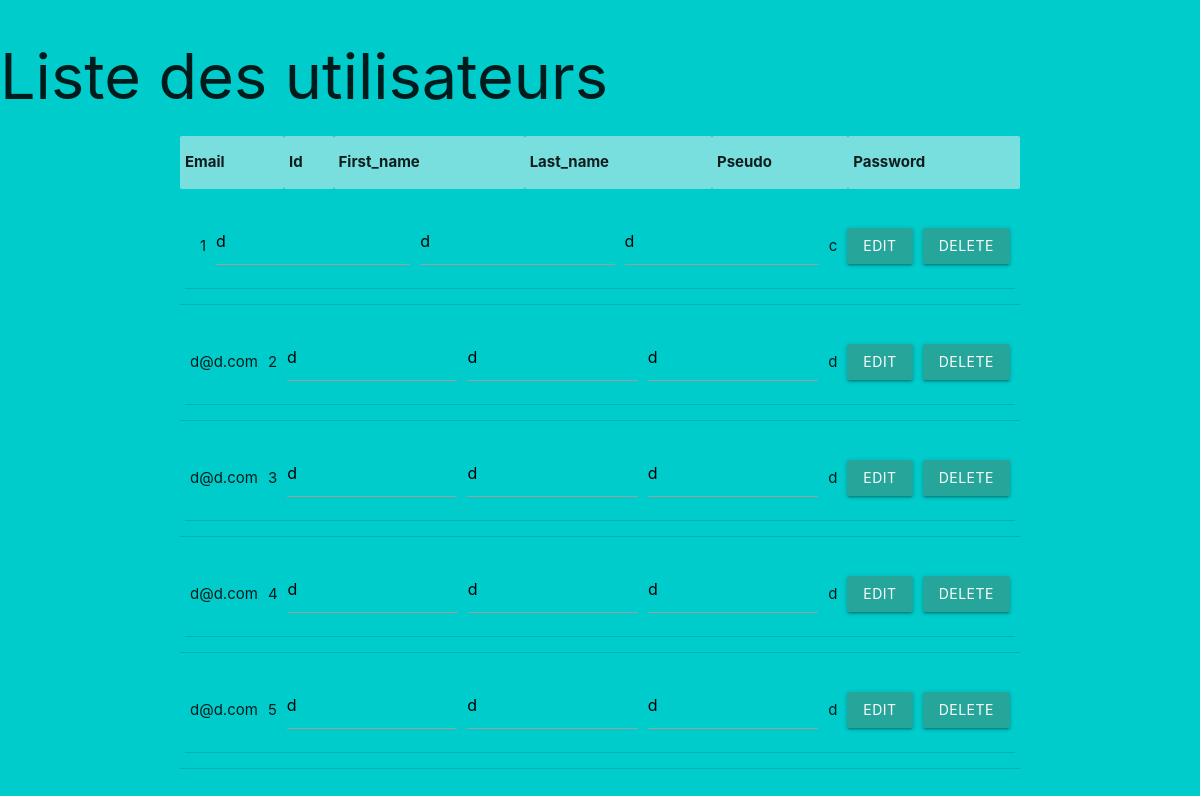
Page /member_list.php on the committed database.
### tables this page shows
CREATE TABLE IF NOT EXISTS `users` (
  `id` int NOT NULL AUTO_INCREMENT,
  `admin` tinyint NOT NULL,
  `email` varchar(255) NOT NULL,
  `first_name` varchar(40) NOT NULL,
  `last_name` varchar(40) NOT NULL,
  `pseudo` varchar(40) NOT NULL,
  `password` varchar(40) NOT NULL,
  PRIMARY KEY (`id`)
);

### member_list.php (the view, shortened to what this page needs)
<!DOCTYPE html>
<html lang="en">
<head>
<?php
require_once 'requires/head.php';
?>
</head>
<body>
<?php require_once './process/config.php'; ?>
<h1>Liste des utilisateurs</h1>
<div class="container">
          <table class="responsive-table">
            <tbody>
                <?php
                    $query = $pdo->prepare("SELECT * FROM users ORDER BY id asc");
                    $query->execute();
                    echo "<table id='user' class='table table-bordered striped'>
                          <tr>
                          <th>Email</th>
                          <th>Id</th>
                          <th>First_name</th>
                          <th>Last_name</th>
                          <th>Pseudo</th>
                          <th>Password</th>
                          </tr>
                          </table>
                          <table>";
                    while ($data = $query->fetch(PDO::FETCH_ASSOC)) {
                        $email = $data['email'];
                        $id = $data['id'];
                        $first_name = $data['first_name'];
                        $last_name = $data['last_name'];
                        $pseudo = $data['pseudo'];
                        $password = $data['password'];
               { echo "
                     <tr>
                      <td>
                        <form action='process/edit_user.php' method='post'>
                          <table>
                          <tr>
                              <td>$email</td>
                              <td><input type='hidden' name='id' value='$id'>$id</td>
                              <td><input type='text' name='first_name' value='$first_name'></td>
                              <td><input type='text' name='last_name' value='$last_name'></td>
                              <td><input type='text' name='pseudo' value='$pseudo'></td>
                              <td>$password</td>
                              <td><button type='submit' class='btn'>Edit</button></td>
                              <td><a href='process/delete_user.php?id=".$id."' type='submit' class='btn'>Delete</a></td>
                            </tr>
                          </table>
                        </form>
                      </td>
                      </tr>";}
                }
                ?>
            </tbody>
          </table>
</div>
</body>
</html>

### requires/head.php (shortened to what this page needs)
<link type="text/css" rel="stylesheet" href="./css/materialize.css"  media="screen,projection"/>
<link rel="stylesheet" href="./css/style_member.css">

### css/style_member.css (style rules this page uses)
html { scroll-behavior: smooth; background-color:#00CCCC; }

### rows in the picture
users: id "1", first_name "d", last_name "d", pseudo "d", password "c"
users: email "d@d.com", id "2", first_name "d", last_name "d", pseudo "d", password "d"
users: email "d@d.com", id "3", first_name "d", last_name "d", pseudo "d", password "d"
users: email "d@d.com", id "4", first_name "d", last_name "d", pseudo "d", password "d"
users: email "d@d.com", id "5", first_name "d", last_name "d", pseudo "d", password "d"
